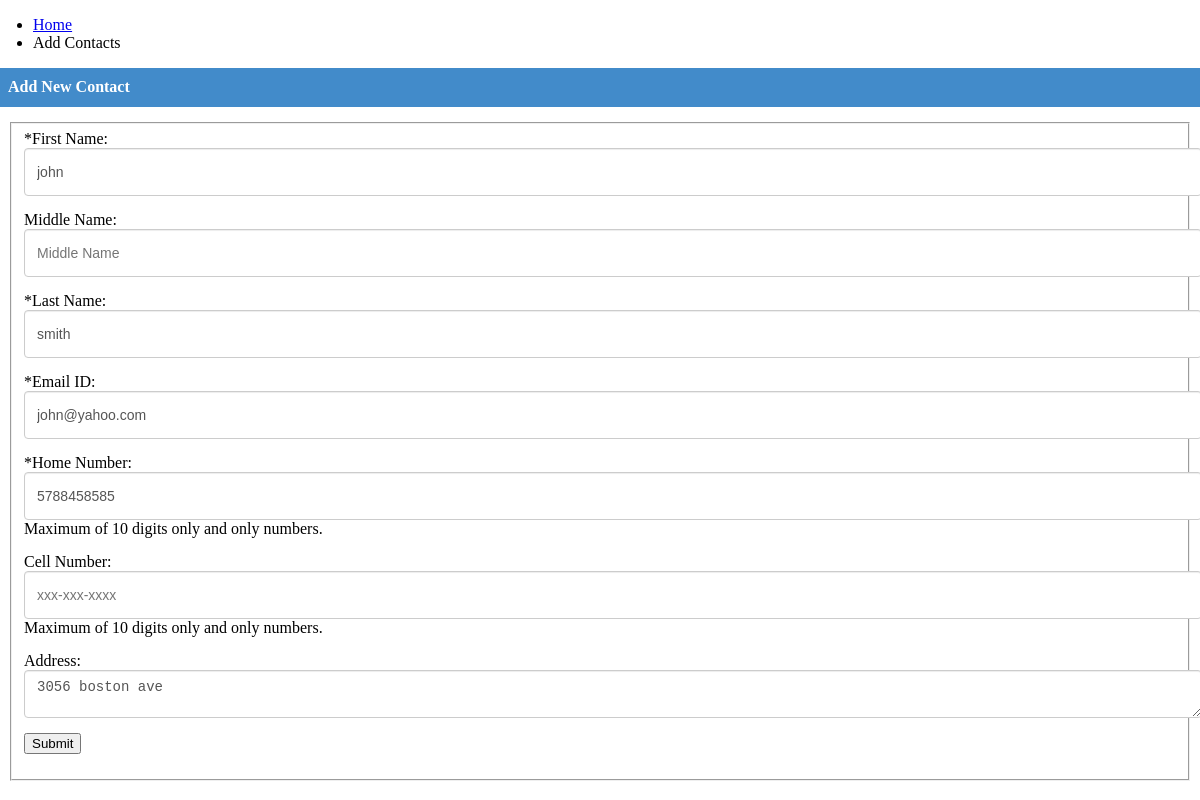
/contacts.php?cid=11, run on the app's committed database.
### tables this page shows
CREATE TABLE IF NOT EXISTS `tbl_contacts` (
  `contact_id` int(11) NOT NULL AUTO_INCREMENT,
  `first_name` varchar(255) NOT NULL,
  `middle_name` varchar(255) NOT NULL,
  `last_name` varchar(255) NOT NULL,
  `address` text,
  `contact_no1` varchar(255) NOT NULL,
  `contact_no2` varchar(255) DEFAULT NULL,
  `email_address` varchar(255) NOT NULL,
  `profile_pic` varchar(255) NOT NULL,
  PRIMARY KEY (`contact_id`)
);

### contacts.php (the view, shortened to what this page needs)
<?php
include'./config.php';
include './header.php';
try {
   $sql = "SELECT * FROM tbl_contacts WHERE 1 AND contact_id = :cid";
   $stmt = $DB->prepare($sql);
   $stmt->bindValue(":cid", intval($_GET["cid"]));
   $stmt->execute();
   $results = $stmt->fetchAll();
} catch (Exception $ex) {
  echo $ex->getMessage();
}
?>
<div class="row">
  <ul class="homebar">
      <li><a href="index.php">Home</a></li>
      <li class="active"><?php echo ($_GET["m"] == "update") ? "Edit" : "Add"; ?> Contacts</li>
    </ul>
</div>
  <div class="row">
    <div class="panel panel-primary">
      <div class="panel-heading">
        <h3 class="panel-title"><?php echo ($_GET["m"] == "update") ? "Edit" : "Add"; ?> New Contact</h3>
      </div>
      <div class="panel-body">
        <form class="form-horizontal" name="contact_form" id="contact_form" enctype="multipart/form-data" method="post" action="process_form.php">
          <fieldset>
            <div class="form-group">
              <label class=" control-label" for="first_name"><span class="required">*</span>First Name:</label>
              <div class="">
                <input type="text" value="<?php echo $results[0]["first_name"] ?>" placeholder="First Name" id="first_name" class="form-control" name="first_name"><span id="first_name_err" class="error"></span>
              </div>
            </div>
            <div class="form-group">
              <label class=" control-label" for="middle_name">Middle Name:</label>
              <div class="">
                <input type="text" value="<?php echo $results[0]["middle_name"] ?>" placeholder="Middle Name" id="middle_name" class="form-control" name="middle_name">
              </div>
            </div>
            <div class="form-group">
              <label class=" control-label" for="last_name"><span class="required">*</span>Last Name:</label>
              <div class="">
                <input type="text" value="<?php echo $results[0]["last_name"] ?>" placeholder="Last Name" id="last_name" class="form-control" name="last_name"><span id="last_name_err" class="error"></span>
              </div>
            </div>
            <div class="form-group">
              <label class=" control-label" for="email_id"><span class="required">*</span>Email ID:</label>
              <div class="">
                <input type="text" value="<?php echo $results[0]["email_address"] ?>" placeholder="Email ID" id="email_id" class="form-control" name="email_id"><span id="email_id_err" class="error"></span>
              </div>
            </div>
            <div class="form-group">
              <label class=" control-label" for="contact_no1"><span class="required">*</span>Home Number:</label>
              <div class="">
                <input type="text" value="<?php echo $results[0]["contact_no1"] ?>" placeholder="xxx-xxx-xxxx" id="contact_no1" class="form-control" name="contact_no1"><span id="contact_no1_err" class="error"></span>
                <span class="help-block">Maximum of 10 digits only and only numbers.</span>
              </div>
            </div>
            <div class="form-group">
              <label class=" control-label" for="contact_no2">Cell Number:</label>
              <div class="">
                <input type="text" value="<?php echo $results[0]["contact_no2"] ?>" placeholder="xxx-xxx-xxxx" id="contact_no2" class="form-control" name="contact_no2"><span id="contact_no2_err" class="error"></span>
                <span class="help-block">Maximum of 10 digits only and only numbers.</span>
              </div>
            </div>
            <div class="form-group">
              <label class=" control-label" for="address">Address:</label>
              <div class="">
                <textarea id="address" name="address" rows="3" class="form-control"><?php echo $results[0]["address"] ?></textarea>
              </div>
            </div>
            <div class="form-group">
              <div class=" col-lg-offset-4">
                <button class="btn btn-primary" type="submit">Submit</button>
              </div>
            </div>
          </fieldset>
        </form>
      </div>
    </div>
  </div>

### css.css (style rules this page uses)
.row { margin-right: -15px; margin-left: -15px; }
.panel-heading { padding: 10px 15px; border-bottom: 1px solid transparent; border-top-left-radius: 3px; border-top-right-radius: 3px; }
.panel-title { margin-top: 0; margin-bottom: 0; font-size: 16px; color: White; }
.panel-body { padding: 15px; }
.form-group { margin-bottom: 15px; }
.form-control { display: block; width: 100%; height: 34px; padding: 6px 12px; font-size: 14px; line-height: 1.428571429; color: #555; background-color: #fff; background-image: none; border: 1px solid #ccc; border-radius: 4px; -webkit-box-shadow: inset 0 1px 1px rgba(0, 0, 0, .075); box-shadow: inset 0 1px 1px rgba(0, 0, 0, .075); -webkit-transition: border-color ease-in-out .15s, box-shadow ease-in-out .15s; transition: border-color ease-in-out .15s, box-shadow ease-in-out .15s; }
.panel-primary { border-color: #428bca; }
.panel-primary > .panel-heading { color: #fff; background-color: #428bca; border-color: #428bca; }

### data on the page
tbl_contacts: first_name "john", last_name "smith", email_id "john@yahoo.com", contact_no1 "5788458585", address "3056 boston ave"
